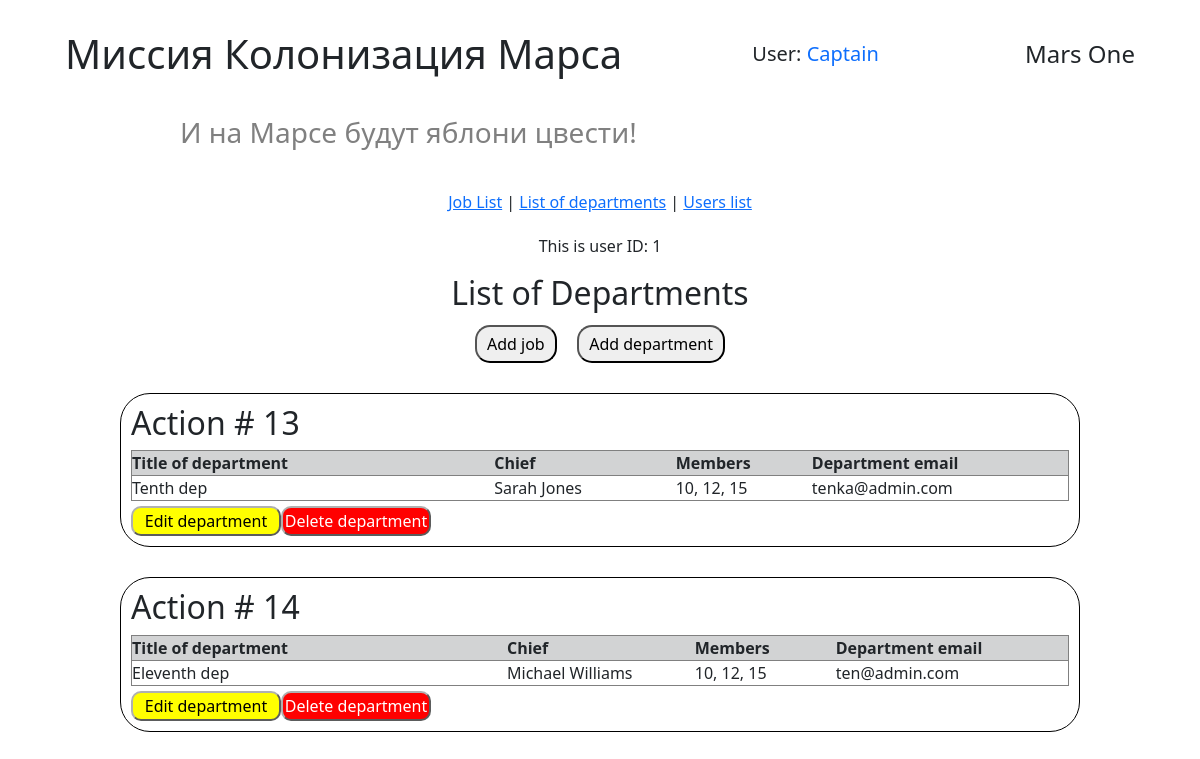
/list_of_departments (signed in), run on the app's committed database.
### data/users.py (models this page shows, shortened)
class User(SqlAlchemyBase, UserMixin):
    __tablename__ = 'users'
    id = sqlalchemy.Column(sqlalchemy.Integer, primary_key=True, autoincrement=True)
    surname = sqlalchemy.Column(sqlalchemy.String, nullable=True)
    name = sqlalchemy.Column(sqlalchemy.String, nullable=True)
    age = sqlalchemy.Column(sqlalchemy.Integer, nullable=True)
    position = sqlalchemy.Column(sqlalchemy.String, nullable=True)
    speciality = sqlalchemy.Column(sqlalchemy.String, nullable=True)
    address = sqlalchemy.Column(sqlalchemy.String, nullable=True)
    email = sqlalchemy.Column(sqlalchemy.String, index=True, unique=True, nullable=True)
    hashed_password = sqlalchemy.Column(sqlalchemy.String, nullable=True)
    modified_date = sqlalchemy.Column(sqlalchemy.DateTime, default=datetime.datetime.now)
    news = orm.relationship("News", back_populates='user')

### data/departments.py (models this page shows)
class Department(SqlAlchemyBase):
    __tablename__ = 'departments'
    id = sqlalchemy.Column(sqlalchemy.Integer,
                           primary_key=True, autoincrement=True)
    creator = sqlalchemy.Column(sqlalchemy.Integer, ForeignKey('users.id'),
                                nullable=True)
    title = sqlalchemy.Column(sqlalchemy.String, nullable=True)
    chief = sqlalchemy.Column(sqlalchemy.Integer, ForeignKey('users.id'),
                              nullable=True)
    members = sqlalchemy.Column(sqlalchemy.String, nullable=True)
    dep_email = sqlalchemy.Column(sqlalchemy.String, nullable=True)
    chief_user = relationship("User",
                              backref='dep_chief',
                              foreign_keys=[chief])
    creator_user = relationship("User",
                                backref='dep_creator',
                                foreign_keys=[creator])

### handlers/work_with_departments.py (the view)
@work_with_departments_bp.route('/list_of_departments')
def get_list_of_departments():
    db_ss = db_session.create_session()
    all_deps = db_ss.query(Department).all()
    current_user_id = current_user.id
    message = get_flashed_messages()
    return render_template('list_of_departments.html',
                           departments=all_deps,
                           current_user_id=current_user_id,
                           message=message)

### data/db_session.py (called while the page is built)
def create_session() -> Session:
    global __factory
    return __factory()

### main.py (called while the page is built)
@login_manager.user_loader
def load_user(user_id):
    db_sess = db_session.create_session()
    return db_sess.query(User).get(user_id)

### templates/list_of_departments.html (shortened to what this page needs)
{% extends "base.html" %}
{% block styles %}
    <link rel="stylesheet" href="{{ url_for('static', filename='css/list_of_departments.css') }}">
{% endblock %}
{% block content %}
<p>This is user ID: {{ current_user_id }}</p>
<h2>List of Departments</h2>
<div class="buttons_block">
    <button onclick="window.location.href='/create_job'" class="add_btn">Add job </button>
    <button onclick="window.location.href='/add_department'" class="add_btn">Add department </button>
</div>
{% for department in departments %}
    <div class="action">
        <h2>Action # {{ department.id }} </h2>
        <table>
            <tr>
                <th width="200">Title of department</th>
                <th width="100">Chief</th>
                <th width="50">Members</th>
                <th width="50">Department email</th>
            </tr>
            <tr>
                <td>{{ department.title }}</td>
                <td>{{ department.chief_user.name }} {{ department.chief_user.surname }}</td>
                <td>{{ department.members }}</td>
                <td>{{ department.dep_email }}</td>
            </tr>
        </table>
        {% if department.creator_user.id == current_user_id or current_user_id == 1 or department.creator_user.id == current_user_id %}
        <div class="buttons_block">
            <form action="{{ url_for('work_with_departments.edit_department', dep_id=department.id )}}" method="get">
                <button class="btn_for_edit" type="submit">Edit department</button>
            </form>
            <form action="{{ url_for('work_with_departments.delete_department', dep_id=department.id )}}" method="post">
                <button class="btn_for_delete" type="submit">Delete department</button>
            </form>
        </div>
        {% endif %}
    </div>
{% endfor %}
{% endblock %}

### templates/base.html (shortened to what this page needs)
<!DOCTYPE html>
<html lang="ru">
<head>
    <link rel="stylesheet"
    href="https://cdn.jsdelivr.net/npm/bootstrap@5.0.0-beta1/dist/css/bootstrap.min.css"
>
    <link rel="stylesheet" href="{{ url_for('static', filename='css/style.css')}}">
    {% block styles %}{% endblock %}
</head>
<body>
    <header>
        <h1>Миссия Колонизация Марса</h1>
        {% if current_user.is_authenticated %}
        <h5> User:
            <a class="navbar-brand" href="/logout">{{ current_user.name }}</a>
        </h5>
        {% else %}
            <div class="auth_buttons">
                <a class="btn btn-primary " href="/register">Зарегистрироваться</a>
                <a class="btn btn-success" href="/login">Войти</a>
            </div>
        {% endif %}
        <h4>Mars One</h4>
    </header>
    <h3 class="second_header_text">И на Марсе будут яблони цвести!</h3>
    <main>
        <nav>
            <a href="/jobs_list">Job List</a> |
            <a href="/list_of_departments">List of departments</a> |
            <a href="/user_list">Users list</a>
        </nav>
        {% block content %}{% endblock %}
    </main>
</body>
</html>

### static/css/style.css (style rules this page uses)
* { margin: 0px; padding: 0px; font-family: 'Segoe UI', Tahoma, Geneva, Verdana, sans-serif; }
header { display: flex; justify-content: space-around; align-items: center; margin-top: 30px; width: 100%; }
main { display: flex; flex-direction: column; align-items: center; height: 100vh; margin-top: 20px; }
nav { margin: 20px; }
.second_header_text { color: grey; margin-top: 30px; margin-left: 15vw; }
.add_btn { padding: 5px 10px; border-radius: 15px; }
.buttons_block { display: flex; justify-content: space-between; width: 230px; margin-top: 5px; }
.btn_for_edit, .btn_for_delete { border-radius: 10px; border-color: rgb(175, 176, 176); height: 30px; width: 80px; }
.btn_for_edit { background-color: yellow; }
.btn_for_delete { color: white; background-color: red; }

### static/css/list_of_departments.css (style rules this page uses)
div.action { border: 1px solid rgb(0, 0, 0); padding: 10px; border-radius: 30px; margin-top: 30px; width: 80%; }
table { width: 100%; }
tr { border: 1px solid grey; }
th { background-color: rgb(210, 211, 212); }
.buttons_block { width: 250px; }
.btn_for_edit, .btn_for_delete { width: 150px; }

### data on the page
User: name "Captain"
Department: id "13", title "Tenth dep", chief_user.name "Sarah", chief_user.surname "Jones", members "10, 12, 15", dep_email "tenka@admin.com"
Department: id "14", title "Eleventh dep", chief_user.name "Michael", chief_user.surname "Williams", members "10, 12, 15", dep_email "ten@admin.com"

### other printed values
{{ current_user_id }} "1"
